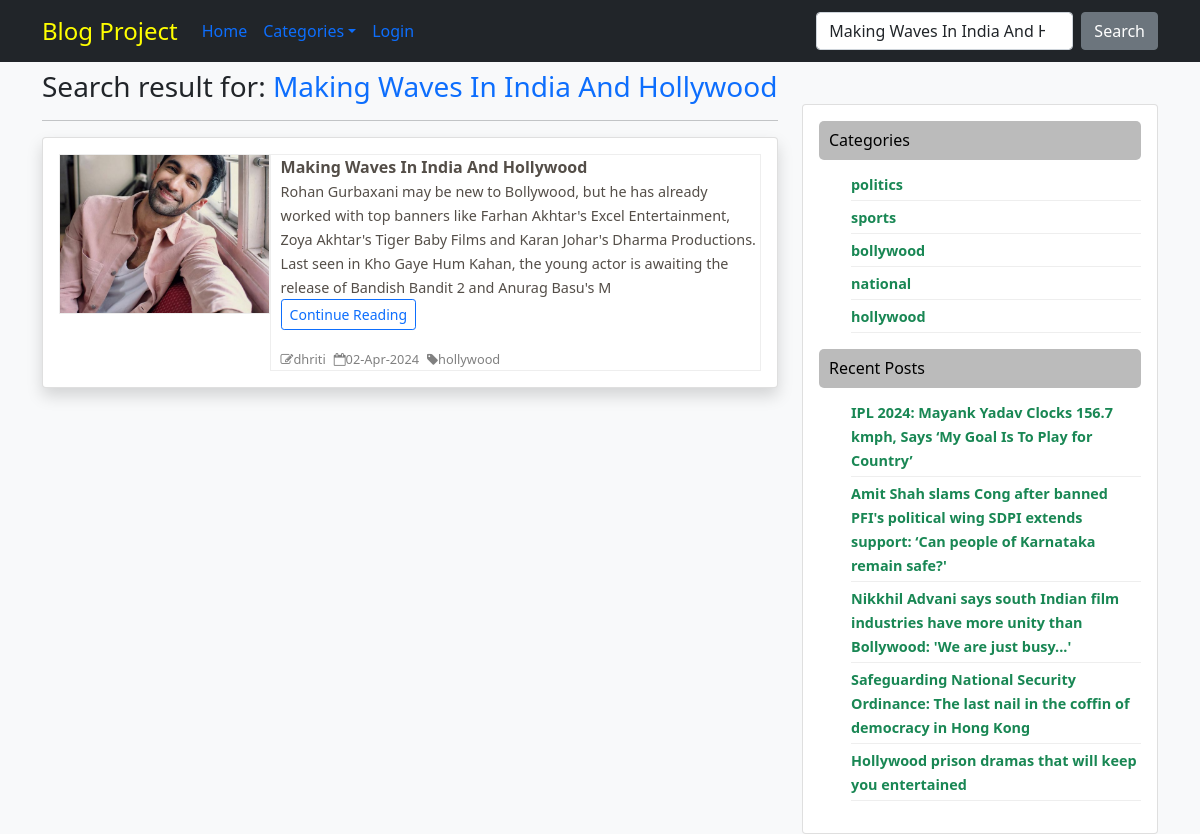
The page /search.php?keyword=Making Waves In India And Hollywood on the database its author committed.
### tables this page shows
CREATE TABLE `blog` (
  `blog_id` int(11) NOT NULL,
  `blog_title` varchar(255) NOT NULL,
  `blog_body` longtext NOT NULL,
  `blog_image` varchar(255) NOT NULL,
  `category` int(11) NOT NULL,
  `author_id` int(11) NOT NULL,
  `publish_date` timestamp NOT NULL DEFAULT current_timestamp()
);

CREATE TABLE `users` (
  `user_id` int(11) NOT NULL,
  `username` varchar(255) DEFAULT NULL,
  `email` varchar(255) DEFAULT NULL,
  `password` varchar(255) DEFAULT NULL,
  `role` int(11) NOT NULL
);

CREATE TABLE `category` (
  `cat_id` int(11) NOT NULL,
  `cat_name` varchar(255) NOT NULL
);

### search.php (the view, shortened to what this page needs)
<?php include 'includes/header.php';
include 'includes/config.php';
$keyword = $_GET['keyword'];
if (!isset($_GET['page'])) {
    $page = 1;
} else {
    $page = $_GET['page'];
}
$limit = 3;
$offset = ($page - 1) * $limit;
$query = "SELECT * FROM blog LEFT JOIN category ON blog.category=category.cat_id LEFT JOIN users ON blog.author_id=users.user_id
    WHERE blog_title like '%$keyword%' or blog_body like '%$keyword%' ORDER BY blog.publish_date DESC limit $offset,$limit";
$result = mysqli_query($conn, $query);
$row = mysqli_num_rows($result);
?>
<div class="container mt-2">
    <div class="row">
        <h3 class='mb-0'>Search result for: <span class="text-primary"><?=$keyword?></span></h3>
        <div class="col-lg-8">
            <hr>
            <?php
if ($row) {
    while ($rows = mysqli_fetch_assoc($result)) {
        ?>
            <div class="card shadow">
                <div class="card-body d-flex blog_flex">
                    <div class="flex-part1">
                        <a href=""><img src="admin/<?=$rows['blog_image'];?>" alt="<?=$rows['blog_image'];?>"></a>
                    </div>
                    <div class="flex-grow-1 flex-part2">
                        <a href="" id="title"><?=ucfirst($rows['blog_title']);?></a>
                        <p>
                            <a href="" id="body"><?=strip_tags(substr($rows['blog_body'], 0, 400));?></a> <span><br>
                                <a href="single_post.php?id=<?=$rows['blog_id'];?>"
                                    class="btn btn-sm btn-outline-primary">Continue Reading</a></span>
                        </p>
                        <ul>
                            <li class="me-2"><a href=""><span><i class="fa fa-pencil-square-o"
                                            aria-hidden="true"></i></span><?=$rows['username'];?></a></li>
                            <li class="me-2"><a href=""><span><i class="fa fa-calendar-o"
                                            aria-hidden="true"></i></span><?=date('d-M-Y', strtotime($rows['publish_date']));?></a>
                            </li>
                            <li><a href="category.php?id=<?=$rows['cat_id']?>"><span><i class="fa fa-tag"
                                            aria-hidden="true"></i></span><?=$rows['cat_name'];?></a></li>
                        </ul>
                    </div>
                </div>
            </div>
            <?php
}
}
?>
        </div>
        <?php include 'sidebar.php';?>
    </div>
</div>
<?php include 'includes/footer.php';
?>

### sidebar.php
<?php include 'includes/config.php';
$query = 'SELECT * FROM category';
$result = mysqli_query($conn,$query);
$query1 = 'SELECT * FROM blog ORDER BY publish_date limit 5';
$result1 = mysqli_query($conn,$query1);
?>
<div class="col-lg-4">
			<div class="card">
				<div class="card-body d-flex right-section">
					<div id="categories">
						<h6>Categories</h6>
						<ul>
							<?php while($cats=mysqli_fetch_assoc($result)) {?>
							<li>
								<a href="category.php?id=<?= $cats['cat_id'] ?>" class="text-success fw-bold"><?= $cats['cat_name']  ?></a>
							</li>
							<?php }  ?>
						</ul>
					</div>
				    <div id="posts">
						<h6>Recent Posts</h6>
						<ul>
						<?php while($posts=mysqli_fetch_assoc($result1)) {?>
							<li>
								<a href="single_post.php?id=<?= $posts['blog_id'] ?>" class="text-success fw-bold"><?= $posts['blog_title']  ?></a>
							</li>
							<?php }  ?>
						</ul>
					</div>
				</div>
			</div>
		</div>

### style.css (style rules this page uses)
body { font-family: 'Poppins', sans-serif; font-family: 'Source Sans Pro', sans-serif; }
.blog_flex { display: flex; width: 100%; }
.flex-part1 { width: 30%; height: 12rem !important; border: 1px solid #eee; }
.flex-part2 { border: 1px solid #eee !important; padding-left: 10px; width: 70%; }
.flex-part1 img { width: 100%; height: 100%; object-fit: cover; }
.flex-part2 #title { color: #544E48; text-decoration: none; font-weight: bold; text-align: justify; }
.flex-part2 #body { color: #544E48; text-decoration: none; text-align: justify; font-size: 0.9rem; }
.flex-part2 ul { display: flex; padding: 0 !important; margin: 0 !important; }
.flex-part2 ul li { list-style: none; }
.flex-part2 ul li a { color: gray; text-decoration: none; font-size: 0.8rem; }
.right-section { flex-direction: column; }
.right-section h6 { background-color: #bbb; color: #000; padding: 10px; border-radius: 5px; }
.right-section ul li a { text-decoration: none; color: #555; font-size: 0.9rem; }
.right-section ul li { list-style: none; border-bottom: 1px solid #eee; padding: 4px 0 4px 0; }
@media screen and (max-width: 1200px) { .flex-part1 { height: 10rem !important; } }

### rows shown on the page
blog: blog_image (picture), blog_title "Making Waves In India And Hollywood", blog_body "Rohan Gurbaxani may be new to Bollywood, but he has already worked with top banners like Farhan Akhtar's Excel Entertainment, Zoya Akhtar's Tiger Baby Films and Karan Johar's Dharma Productions. Last seen in Kho Gaye Hum Kahan, the young actor is awaiting the release of Bandish Bandit 2 and Anurag Basu's M", author.username "dhriti", publish_date "02-Apr-2024", category.cat_name "hollywood"
category: cat_name "politics"
category: cat_name "sports"
category: cat_name "bollywood"
category: cat_name "national"
category: cat_name "hollywood"
blog: blog_title "IPL 2024: Mayank Yadav Clocks 156.7 kmph, Says ‘My Goal Is To Play for Country’"
blog: blog_title "Amit Shah slams Cong after banned PFI's political wing SDPI extends support: ‘Can people of Karnataka remain safe?'"
blog: blog_title "Nikkhil Advani says south Indian film industries have more unity than Bollywood: 'We are just busy...'"
blog: blog_title "Safeguarding National Security Ordinance: The last nail in the coffin of democracy in Hong Kong"
blog: blog_title "Hollywood prison dramas that will keep you entertained"

### other values the page prints
$keyword "Making Waves In India And Hollywood"
